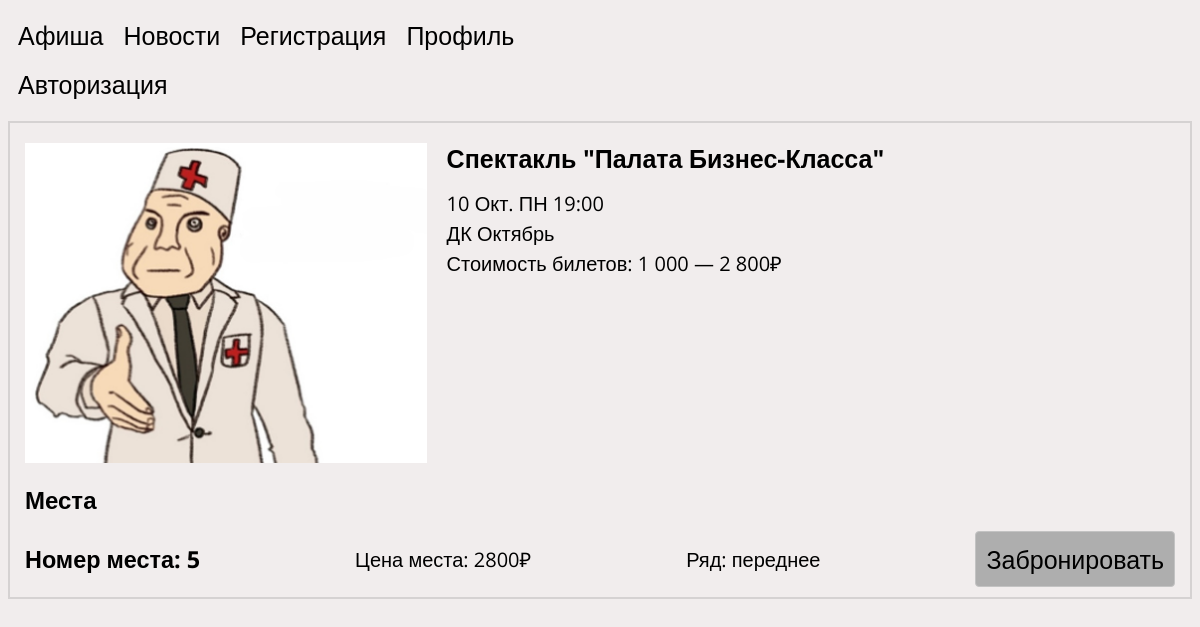
The page /theatre.php?posterid=2 on the database its author committed.
### tables this page shows
CREATE TABLE `poster` (
  `id` int NOT NULL,
  `img` varchar(255) NOT NULL,
  `name` varchar(255) NOT NULL,
  `date` varchar(255) NOT NULL,
  `place` varchar(255) NOT NULL,
  `price` varchar(255) NOT NULL
);

CREATE TABLE `theatrezal` (
  `id` int NOT NULL,
  `id_poster` int NOT NULL,
  `name` varchar(255) NOT NULL,
  `sit_num` varchar(255) NOT NULL,
  `sit_status` varchar(255) NOT NULL,
  `sit_price` varchar(255) NOT NULL,
  `sit_direction` varchar(255) NOT NULL,
  `reserved_by_id` varchar(255) NOT NULL
);

### theatre.php (the view, shortened to what this page needs)
<?php include 'connect.php' ?>
<!DOCTYPE html>
<html lang="ru">
<head>
    <link rel="stylesheet" href="/style/style.css">
</head>
<body>
    <header class="header">
        <div class="header-container ">
            <nav class="header-nav">
                <ul class="menu flex">
                    <li>
                        <a href="index.php" class="header-link">Афиша</a>
                    </li>
                    <li>
                        <a href="#">Новости</a>
                    <li>
                        <a href="reg.php">Регистрация</a>
                    </li>
                    </li>
                    <li>
                        <a href="profil.php">Профиль</a>
                    </li>
                </ul>
                <?php
                echo "<ul class='header-cabinet'>";
                if (isset($_SESSION["userid"])) {
                    $currentID = $_SESSION["userid"];
                    $loginSelect = "SELECT login FROM `user` WHERE id = '$currentID'";
                    $loginResult = mysqli_query($conn, $loginSelect);
                    $loginFetch = mysqli_fetch_array($loginResult);
                    echo "<span class ='nameclass'>" . $loginFetch['login'] . "</span>";
                    echo "<a href='exit.php'>" . " выйти?" . "</a>";
                } else {
                    echo "<a href='auth.php'>" . "Авторизация" . "</a>";
                }
                echo "</ul>"
                ?>
            </nav>
        </div>
    </header>
    <main class="main">
        <section class="section theatre-about__section">
            <div class="container theatre-about__container">
                <?php
                $poster = $_GET['posterid'];
                $posterIDSelect = "SELECT * FROM `poster` WHERE id = '$poster'";
                $posterIDSelectResult = mysqli_query($conn, $posterIDSelect);
                $posterZalSelect = "SELECT * FROM `theatrezal` WHERE id_poster = '$poster' AND sit_status = 'свободное'";
                $posterZalSelectResult = mysqli_query($conn, $posterZalSelect);
                foreach ($posterIDSelectResult as $posterIDRow) {
                    echo "<div class='theatre-about_wrapper'>";
                    echo "<img src='img/" . $posterIDRow['img'] . "' class='theatre__image' alt=''>";
                    echo "<div class='theatre-about__content__wrapper'>";
                    echo "<h2 class='about__header'>" .
                        "<a href='index.php?name=' class='about__link'>" . $posterIDRow['name'] . "</a>" .
                        "</h2>";
                    echo "<span class='theatre-about__span'>" . "$posterIDRow[date]" . "</span>";
                    echo "<span class='theatre-about__span'>" . "$posterIDRow[place]" . "</span>";
                    echo "<span class='theatre-about__span'>" . "Стоимость билетов:&nbsp;" . "$posterIDRow[price]" . "</span>";
                    echo "</div>";
                    echo "</div>";
                }
                echo "<h2 class='about__header'>Места</h2>";
                if (isset($_GET['placeid'])) {
                    $placeid = $_GET['placeid'];
                    $placeupdate = "UPDATE `theatrezal` SET `sit_status` = 'занятое', `reserved_by_id` = '$currentID' WHERE id = '$placeid'";
                    if ($conn->query($placeupdate)) {
                        echo "<p class='sit__update'> Место зарезервировано </p>";
                    } else {
                        echo "<p class='sit__update'> Место зарезервировано" . $conn->error  . "</p>";
                    }
                } else {
                    echo "<ul class='sit__list sit'>";
                    foreach ($posterZalSelectResult as $posterZalRow) {
                        echo "<li class='sit__item'>";
                        echo "<h3 class='sit__header'>" . "Номер места: " . "$posterZalRow[sit_num]" . "</h3>";
                        echo "<p class='sit__paragraph'>" . "Цена места: " . "$posterZalRow[sit_price] "  . "</p>";
                        echo "<p class='sit__paragraph'>" . "Ряд: " . "$posterZalRow[sit_direction]" . "</p>";
                        echo "<a href='theatre.php?posterid=" . $posterZalRow['id_poster'] . "&placeid=" . $posterZalRow['id'] . "' class='sit__link'>" . "Забронировать" . "</a>";
                        echo "</li>";
                    }
                    echo "</ul>";
                }
                ?>
            </div>
        </section>
    </main>
</body>
</html>

### style/style.css (style rules this page uses)
html { box-sizing: border-box; }
*, *::before, *::after { box-sizing: inherit; }
a { align-items: center; text-decoration: none; color: black; font-size: 25px; padding-right: 20px; }
body { min-width: 320px; background-color: rgb(241, 237, 237); font-family: 'Open Sans', sans-serif; }
.header { padding-bottom: 10px; }
img { max-width: 100%; }
.flex { display: flex; }
.container { padding: 0 15px; margin: 0 auto; max-width: 1770px; }
ul { list-style: none; padding: 0; margin: 0; }
.menu { margin-bottom: 15px; }
.header-nav { padding: 10px; }
.theatre-about__container { padding-top: 20px; border: 2px solid rgb(213, 210, 210); }
.theatre__image { margin-right: 20px; min-height: 320px; max-height: 320px; object-fit: scale-down; overflow: hidden; }
.theatre-about_wrapper { display: flex; flex-direction: row; margin-bottom: 20px; line-height: 30px; }
.theatre-about__content__wrapper { display: flex; flex-direction: column; align-content: center; }
.about__header { margin: 0; margin-bottom: 15px; }
.theatre-about__span { font-size: 20px; }
.sit__link { padding: 10px; color: rgb(0, 0, 0); background-color: rgb(174, 174, 174); border: 1px solid rgb(195, 195, 195); border-radius: 4px; }
.sit__list { display: flex; flex-direction: column; }
.sit__item { display: flex; flex-direction: row; justify-content: space-between; align-items: center; font-size: 20px; }
.sit__header { margin: 0; }
.sit__paragraph { margin: 0; }
.sit__item { margin-bottom: 10px; }

### rows shown on the page
poster: img (picture), name "Спектакль \"Палата Бизнес-Класса\"", date "10 Окт. ПН 19:00", place "ДК Октябрь", price "1 000 — 2 800₽"
theatrezal: sit_num "5", sit_price "2800₽", sit_direction "переднее"
